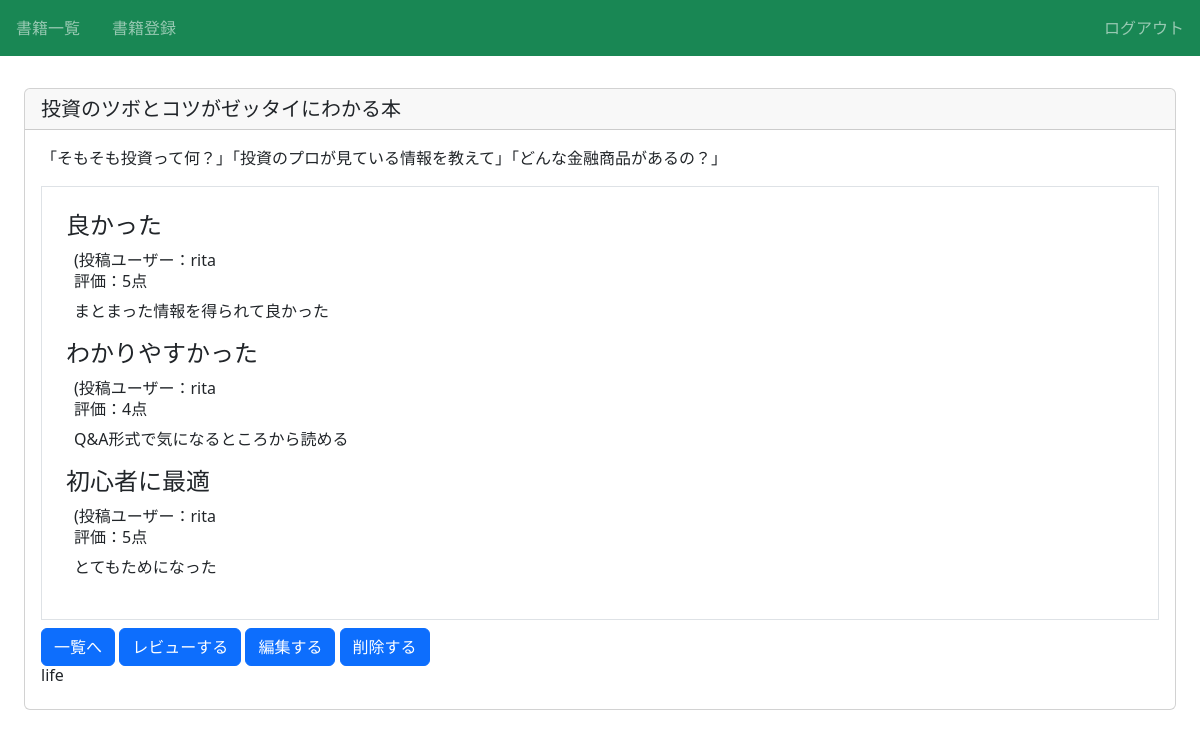
/book/11/detail/ (signed in), run on the app's committed database.
### book/models.py (models this page shows, shortened)
class Book(models.Model):
    title = models.CharField(max_length=100)
    text = models.TextField()
    thumbnail = models.ImageField(null=True, blank=True)
    category = models.CharField(
        max_length=100,
        choices = CATEGORY
    )
    user = models.ForeignKey('auth.User', on_delete=models.CASCADE)

class Review(models.Model):
    book = models.ForeignKey(Book, on_delete=models.CASCADE)
    title = models.CharField(max_length=100)
    text = models.TextField()
    rate = models.IntegerField(choices=RATE_CHOICES)
    user = models.ForeignKey('auth.User', on_delete=models.CASCADE)

### book/views.py (the view)
# urls.py: path('book/<int:pk>/detail/', views.DetailBookView.as_view(), name='detail-book'),
class DetailBookView(LoginRequiredMixin, DetailView):
    template_name = 'book/book_detail.html'
    model = Book

### book/templates/book/book_detail.html (shortened to what this page needs)
{% extends 'base.html' %}
{% block content %}
    <div class="card">
        <h5 class="card-header">{{ object.title }}</h5>
        <div class="card-body">
            <p class="card-text">{{ object.text }}</p>
            <div class="border p-4 mb-2">
                {% for review in object.review_set.all %}
                <div>
                    <h3 class="h4">{{ review.title }}</h3>
                    <div class="px-2">
                        <span>(投稿ユーザー：{{ review.user.username }}</span>
                        <h6>評価：{{ review.rate }}点</h6>
                        <p>{{ review.text }}</p>
                    </div>
                </div>
                {% endfor %}
            </div>
            <a href="{% url 'list-book' %}" class="btn btn-primary">一覧へ</a>
            <a href="{% url 'review' object.pk %}" class="btn btn-primary">レビューする</a>
            <a href="{% url 'update-book' object.pk %}" class="btn btn-primary">編集する</a>
            <a href="{% url 'delete-book' object.pk %}" class="btn btn-primary">削除する</a>
            <h6 class="card-title">{{ object.category }}</h6>
        </div>
    </div>
{% endblock content %}

### book/static/book/css/style.css (style rules this page uses)
a { text-decoration: none; }

### data on the page
Book: title "投資のツボとコツがゼッタイにわかる本", text "「そもそも投資って何？」「投資のプロが見ている情報を教えて」「どんな金融商品があるの？」", category "life"
Review: title "良かった", user.username "rita", rate "5", text "まとまった情報を得られて良かった"
Review: title "わかりやすかった", user.username "rita", rate "4", text "Q&A形式で気になるところから読める"
Review: title "初心者に最適", user.username "rita", rate "5", text "とてもためになった"
